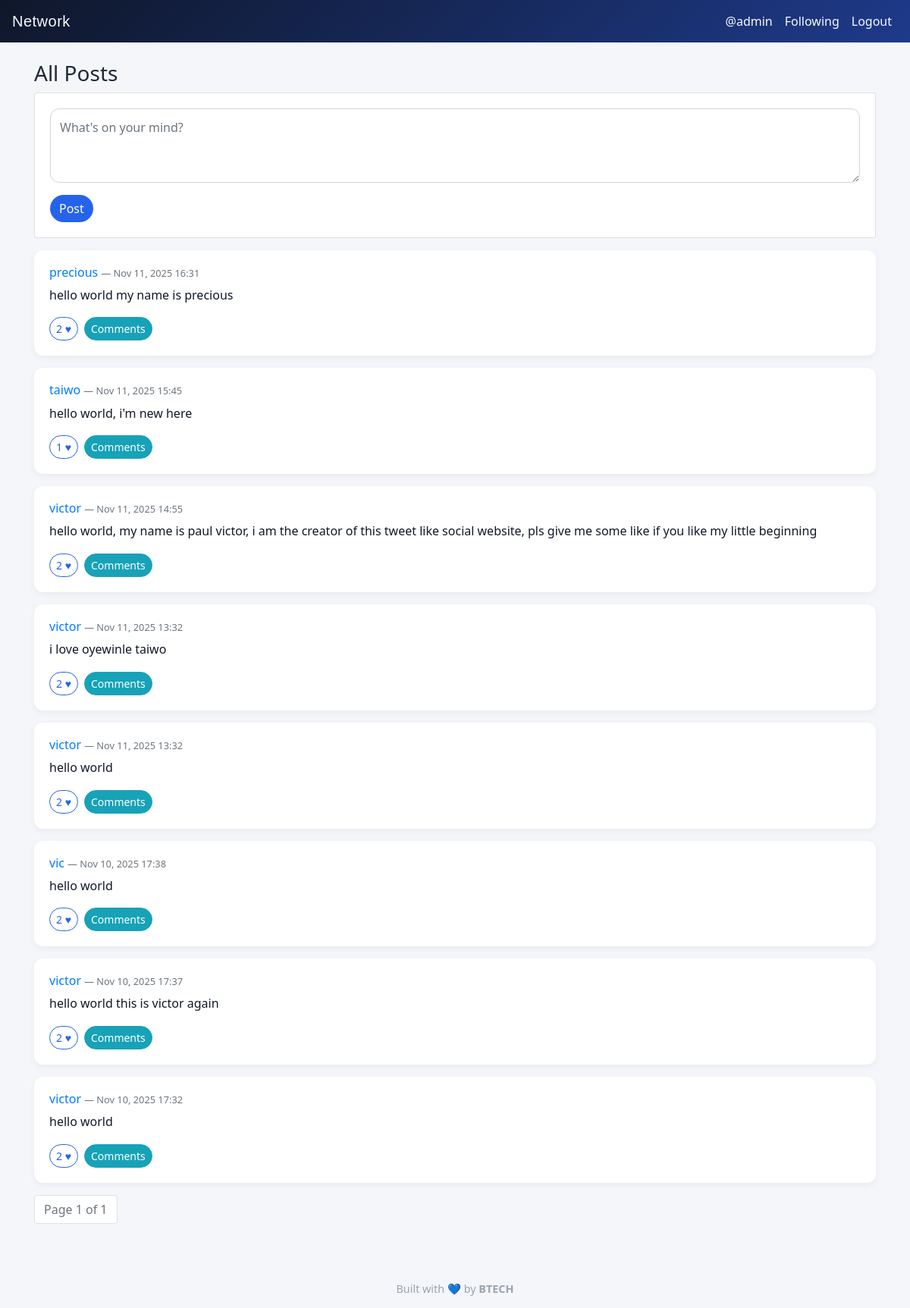
The app's page / (signed in) with its own data.
### network/models.py (models this page shows, shortened)
class User(AbstractUser):
    pass

class Post(models.Model):
    author = models.ForeignKey(User, on_delete=models.CASCADE, related_name="posts")
    content = models.TextField(max_length=1000)
    timestamp = models.DateTimeField(default=timezone.now)
    def likes_count(self):
        return self.likes.count()

### network/views.py (the view)
# urls.py: path("", views.index, name="index"),                           # All posts
def index(request):
    posts = Post.objects.order_by("-timestamp").all()
    paginator = Paginator(posts, 10)
    page_number = request.GET.get("page")
    page_obj = paginator.get_page(page_number)
    liked_post_ids = set()
    if request.user.is_authenticated:
        liked_post_ids = set(request.user.likes.values_list("post_id", flat=True))
    return render(request, "network/index.html", {
        "page_obj": page_obj,
        "liked_post_ids": liked_post_ids
    })

### network/templates/network/index.html (shortened to what this page needs)
{% extends "network/layout.html" %}
{% block body %}
  <h3>All Posts</h3>
  {% if user.is_authenticated %}
    <div class="card mb-3">
      <div class="card-body">
        <form id="new-post-form">
          <div class="form-group">
            <textarea id="new-post-content" class="form-control" rows="3" placeholder="What's on your mind?" required></textarea>
          </div>
          <button id="new-post-btn" class="btn btn-primary" type="submit">Post</button>
        </form>
      </div>
    </div>
  {% else %}
    <p><a href="{% url 'login' %}">Log in</a> to create a post.</p>
  {% endif %}
  {% for post in page_obj %}
    {% include "network/post_partial.html" with post=post liked_post_ids=liked_post_ids %}
  {% empty %}
    <p>No posts yet.</p>
  {% endfor %}
  <nav aria-label="Page navigation">
    <ul class="pagination">
      <li class="page-item disabled"><span class="page-link">Page {{ page_obj.number }} of {{ page_obj.paginator.num_pages }}</span></li>
    </ul>
  </nav>
{% endblock %}

### network/templates/network/layout.html (shortened to what this page needs)
{% load static %}
<!DOCTYPE html>
<html lang="en">
  <head>
    <link rel="stylesheet" href="https://stackpath.bootstrapcdn.com/bootstrap/4.5.2/css/bootstrap.min.css">
    <link href="{% static 'network/styles.css' %}" rel="stylesheet">
  </head>
  <body>
    <nav class="navbar navbar-expand-lg navbar-dark">
      <a class="navbar-brand" href="{% url 'index' %}">Network</a>
      <div class="collapse navbar-collapse" id="navbarSupportedContent">
        <ul class="navbar-nav ml-auto">
          {% if user.is_authenticated %}
            <li class="nav-item"><a class="nav-link" href="{% url 'profile' user.username %}">@{{ user.username }}</a></li>
            <li class="nav-item"><a class="nav-link" href="{% url 'following_posts' %}">Following</a></li>
            <li class="nav-item"><a class="nav-link" href="{% url 'logout' %}">Logout</a></li>
          {% else %}
            <li class="nav-item"><a class="nav-link" href="{% url 'login' %}">Login</a></li>
            <li class="nav-item"><a class="nav-link" href="{% url 'register' %}">Register</a></li>
          {% endif %}
        </ul>
      </div>
    </nav>
    <div class="container mt-4">
      {% block body %}{% endblock %}
    </div>
    <footer>
      Built with 💙 by <strong>BTECH</strong>
    </footer>
  </body>
</html>

### network/templates/network/post_partial.html (shortened to what this page needs)
<div class="card mb-3 post-card" data-post-id="{{ post.id }}">
  <div class="card-body">
    <h6>
      <a href="{% url 'profile' post.author.username %}">{{ post.author.username }}</a>
      <small class="text-muted"> — {{ post.timestamp|date:"M d, Y H:i" }}</small>
    </h6>
    <div class="post-content" data-original="{{ post.content|escape }}">
      <p class="mb-2">{{ post.content|linebreaks }}</p>
    </div>
    <div class="d-flex align-items-center">
      <button class="btn btn-sm btn-outline-primary like-btn"
              data-liked="{% if post.id in liked_post_ids %}true{% else %}false{% endif %}">
        <span class="like-count">{{ post.likes_count }}</span> ♥
      </button>
      <button class="btn btn-sm btn-info ml-2 toggle-comments-btn">Comments</button>
    </div>
  </div>
</div>

### network/static/network/styles.css (style rules this page uses)
.post-card .post-content p { white-space: pre-wrap; }
.post-content p { font-size: 1rem; line-height: 1.6; color: #111827; }
.like-btn, .edit-btn { transition: all 0.2s ease; }
#new-post-content { border-radius: 12px; border: 1px solid #d1d5db; padding: 12px; }
.navbar { background: linear-gradient(90deg, #0d1117, #1f2937); }
.navbar-brand { font-family: "Poppins", sans-serif; letter-spacing: 0.5px; }

### network/templates/network/layout.html (style rules this page uses)
body { background-color: #f4f6fa; font-family: "Segoe UI", Roboto, sans-serif; color: #1f2937; }
.navbar { background: linear-gradient(135deg, #0f172a, #1e3a8a); }
.navbar a, .navbar-brand { color: #f8fafc !important; }
.post-card { border: none; border-radius: 12px; box-shadow: 0 3px 10px rgba(0,0,0,0.05); transition: transform 0.2s ease, box-shadow 0.2s ease; margin-bottom: 20px; }
.btn { border-radius: 20px; transition: all 0.2s ease; }
.btn-primary { background-color: #2563eb; border: none; }
.btn-outline-primary { color: #2563eb; border-color: #2563eb; }
footer { text-align: center; margin-top: 60px; padding: 15px 0; color: #9ca3af; font-size: 0.9rem; }

### records on screen
User: username "admin"
Post: author.username "precious", timestamp "Nov 11, 2025 16:31", content "hello world my name is precious", likes_count "2"
Post: author.username "taiwo", timestamp "Nov 11, 2025 15:45", content "hello world, i'm new here", likes_count "1"
Post: author.username "victor", timestamp "Nov 11, 2025 14:55", content "hello world, my name is paul victor, i am the creator of this tweet like social website, pls give me some like if you like my little beginning", likes_count "2"
Post: author.username "victor", timestamp "Nov 11, 2025 13:32", content "i love oyewinle taiwo", likes_count "2"
Post: author.username "victor", timestamp "Nov 11, 2025 13:32", content "hello world", likes_count "2"
Post: author.username "vic", timestamp "Nov 10, 2025 17:38", content "hello world", likes_count "2"
Post: author.username "victor", timestamp "Nov 10, 2025 17:37", content "hello world this is victor again", likes_count "2"
Post: author.username "victor", timestamp "Nov 10, 2025 17:32", content "hello world", likes_count "2"

### other values on screen
{{ page_obj.number }} "1"
{{ page_obj.paginator.num_pages }} "1"
